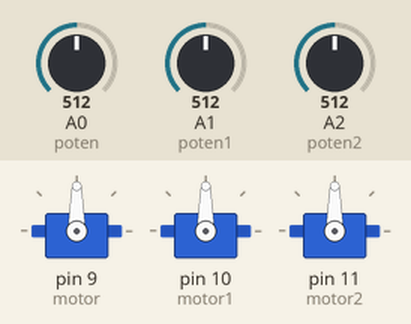
This sketch was run on a simulated Arduino Uno, built with avr-gcc and run on an emulated ATmega328P. On the bench: 3 × servo. The test bench sets the inputs (shaded band); at power-on: A0 (poten) = 512, A1 (poten1) = 512, A2 (poten2) = 512.

Above: at 1.2 s.
1.3 s: A0 (poten) set to 716
At 2.5 s:
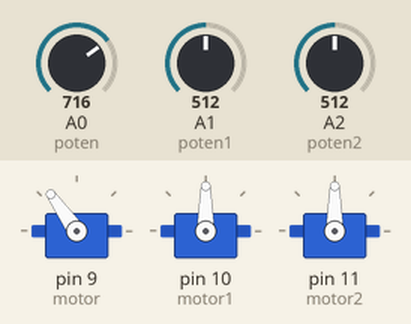
2.8 s: A1 (poten1) set to 716
At 4.0 s:
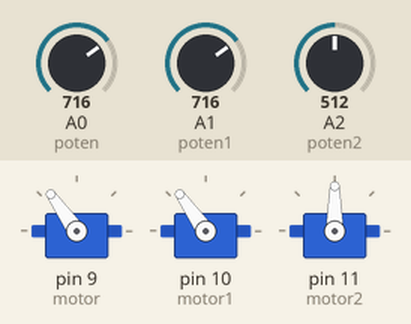
4.3 s: A2 (poten2) set to 716
At 4.9 s:
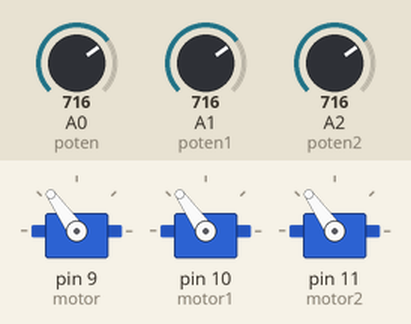
5.8 s: A0 (poten) set to 900
At 6.4 s:
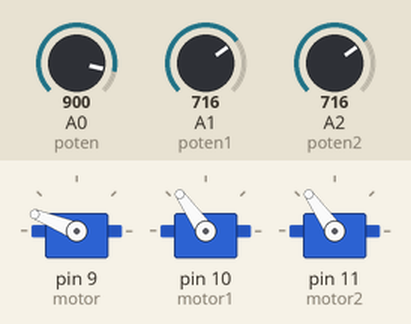
7.3 s: A1 (poten1) set to 900
At 8.4 s:
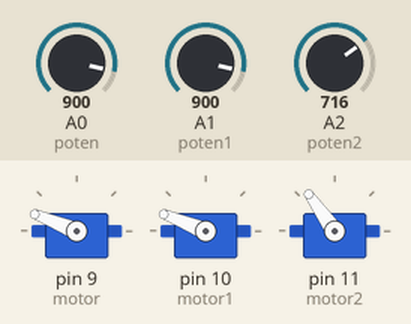
8.8 s: A2 (poten2) set to 900
At 9.9 s:
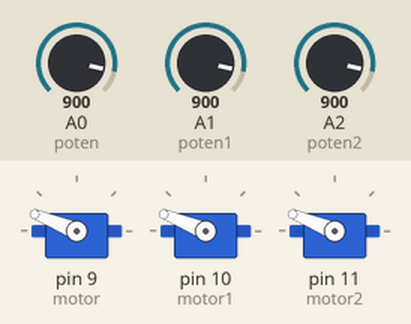
Timing chart, 0 to 11.3 s (numbered marks = the images above; inputs shaded):
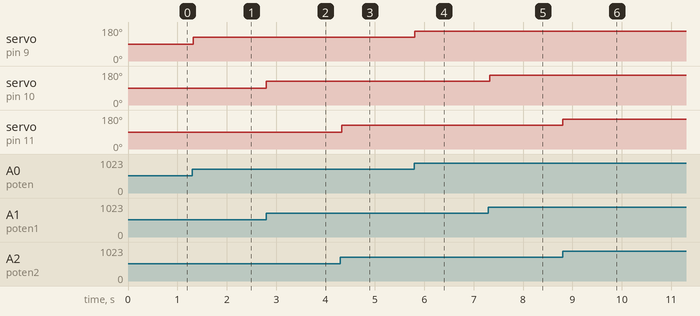

Measured:
- after the input at 1.3 s, servo on pin 9 (motor): 90° → 125° at once
- after the input at 2.8 s, servo on pin 10 (motor1): 90° → 125° at once
- after the input at 4.3 s, servo on pin 11 (motor2): 90° → 125° at once
- after the input at 5.8 s, servo on pin 9 (motor): 125° → 158° at once
- after the input at 7.3 s, servo on pin 10 (motor1): 125° → 158° at once
- after the input at 8.8 s, servo on pin 11 (motor2): 125° → 158° at once

The sketch:

ROBOT_CON_3_POTENCIOMETROS.ino
```cpp
 /*Control del motor con el potenciómetro.
*/
#include<Servo.h> //libreria del servo
Servo motor;
Servo motor1;
Servo motor2;
int poten=A0;
int poten1=A1;
int poten2=A2;
int valor;
int valor1;
int valor2;

void setup() {
  motor.attach(9);
  motor1.attach(10);
  motor2.attach(11);
}

void loop() {
  valor=analogRead(poten);
  valor=map(valor,0,1023,0,180);
  motor.write(valor);
  delay(15);


  valor1=analogRead(poten1);
  valor1=map(valor1,0,1023,0,180);
  motor1.write(valor1);
  delay(15);

  valor2=analogRead(poten2);
  valor2=map(valor2,0,1023,0,180);
  motor2.write(valor2);
  delay(15);
}
```
